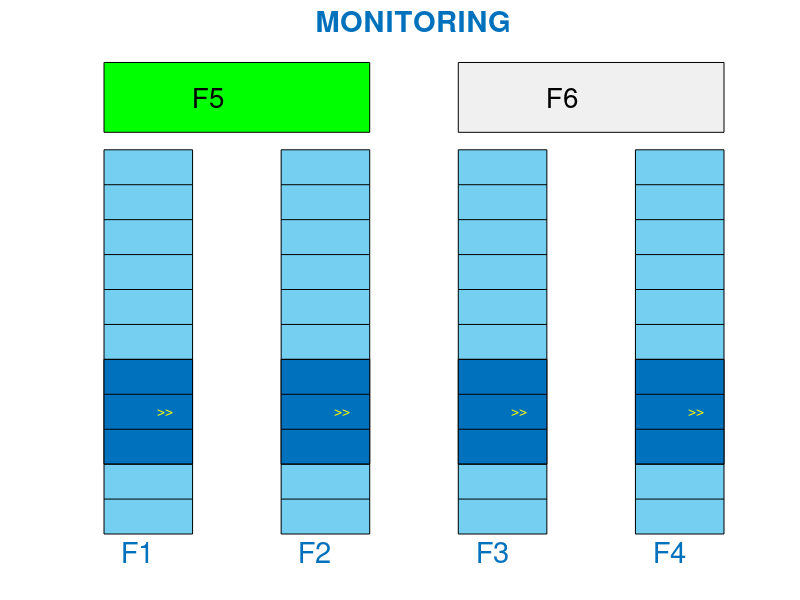

This chart was generated by the following MATLAB code:
% function [al,faulty_al]=Init_SYSMON(f)
function Init_SYSMON
global MATB_DATA
%%
ColorBar2=[116/256 208/256 241/256];
Colorbar=[0 0.4470 0.7410];

fill([1 1 2 2],[0 11 11 0],ColorBar2); hold on
fill([3 3 4 4],[0 11 11 0],ColorBar2);
fill([5 5 6 6],[0 11 11 0],ColorBar2);
fill([7 7 8 8],[0 11 11 0],ColorBar2);

ylim([0 14])

axis off

MATB_DATA.SYSMON.Alarm(1)=fill([1 1 2 2],[2 5 5 2],Colorbar); hold on
MATB_DATA.SYSMON.Alarm(2)=fill([3 3 4 4],[2 5 5 2],Colorbar);
MATB_DATA.SYSMON.Alarm(3)=fill([5 5 6 6],[2 5 5 2],Colorbar);
MATB_DATA.SYSMON.Alarm(4)=fill([7 7 8 8],[2 5 5 2],Colorbar);


MATB_DATA.SYSMON.PointeurAlarm(1)=text(1.6,3.5,'>>','color',[1 1 0],'fontsize',10);
MATB_DATA.SYSMON.PointeurAlarm(2)=text(3.6,3.5,'>>','color',[1 1 0],'fontsize',10);
MATB_DATA.SYSMON.PointeurAlarm(3)=text(5.6,3.5,'>>','color',[1 1 0],'fontsize',10);
MATB_DATA.SYSMON.PointeurAlarm(4)=text(7.6,3.5,'>>','color',[1 1 0],'fontsize',10);

for i=1:10
    plot([1 2],[i i],'k')
    plot([3 4],[i i],'k')
    plot([5 6],[i i],'k')
    plot([7 8],[i i],'k')
end

MATB_DATA.SYSMON.Alarm(5)=fill([1 1 4 4],[12 14 14 12]-0.5,'g'); text(2,13-0.5,'F5','Fontsize',20)
MATB_DATA.SYSMON.Alarm(6)=fill([5 5 8 8],[12 14 14 12]-0.5,[.94 .94 .94]); text(6,13-0.5,'F6','Fontsize',20)
% pause(0.1)
% [MATB_DATA]=Button_SYSMON(MATB_DATA);

text(1.2,-0.5,'F1','fontsize',21,'color',Colorbar)
text(3.2,-0.5,'F2','fontsize',21,'color',Colorbar)
text(5.2,-0.5,'F3','fontsize',21,'color',Colorbar)
text(7.2,-0.5,'F4','fontsize',21,'color',Colorbar)

title('MONITORING','fontsize',21,'color',Colorbar)

faulty_al=zeros(6,3); % Etat 0:Ok 1:faulty   /   Valeur(F1F4) 1:haut -1 bas   / GetsActivation
MATB_DATA.SYSMON.EtatAlarm=faulty_al;